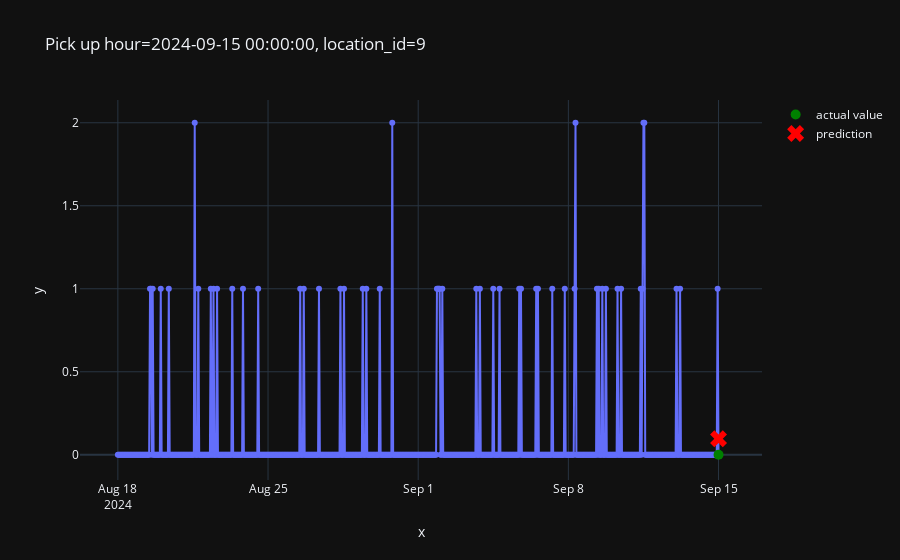

Notebook source saved alongside this figure:
### Code cell
plot_one_sample(
    example_id=1300,
    features=X_test,
    targets=y_test,
    predictions=pd.Series(predictions)
)

### Figure 1 — Plotly figure (JSON) as saved in the notebook; plotly's stock layout.template omitted (floating-point values rounded to 4 significant figures; data arrays with more than 128 entries replaced by an {"elided": "..."} marker saying what was removed)
{"data": [{"hovertemplate": "x=%{x}<br>y=%{y}<extra></extra>", "legendgroup": "", "line": {"color": "#636efa", "dash": "solid"}, "marker": {"symbol": "circle"}, "mode": "lines+markers", "name": "", "orientation": "v", "showlegend": false, "type": "scatter", "x": {"elided": "673 str values"}, "xaxis": "x", "y": {"elided": "673 float values"}, "yaxis": "y"}, {"line": {"color": "green"}, "marker": {"size": 10}, "mode": "markers", "name": "actual value", "type": "scatter", "x": ["2024-09-15T00:00:00.000000000"], "y": [0]}, {"line": {"color": "red"}, "marker": {"size": 15, "symbol": "x"}, "mode": "markers", "name": "prediction", "type": "scatter", "x": ["2024-09-15T00:00:00.000000000"], "y": [0.09655]}], "layout": {"legend": {"tracegroupgap": 0}, "title": {"text": "Pick up hour=2024-09-15 00:00:00, location_id=9"}, "xaxis": {"anchor": "y", "domain": [0, 1], "title": {"text": "x"}}, "yaxis": {"anchor": "x", "domain": [0, 1], "title": {"text": "y"}}}}
